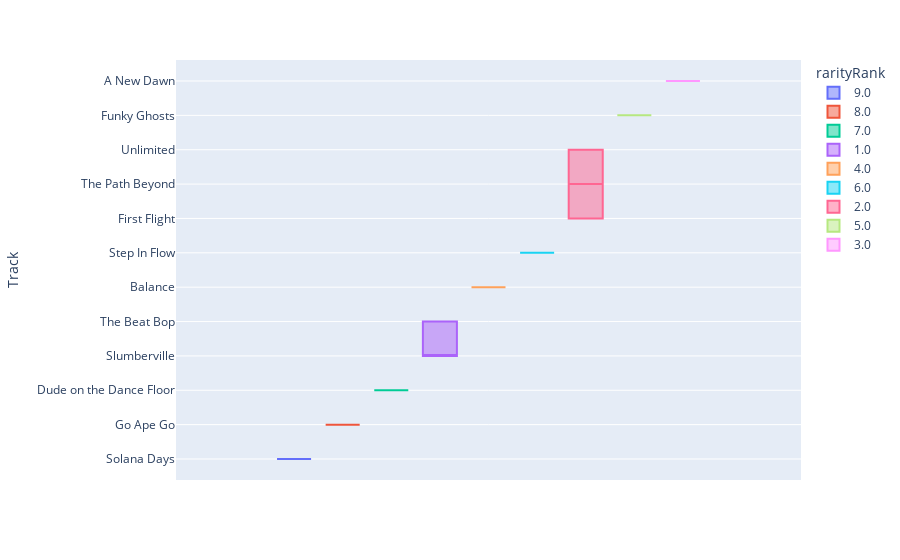

The notebook cell saved with this chart:
### Code cell
px.box(data_frame=df,y='Track',color='rarityRank')

### Figure 1 — Plotly figure (JSON) as saved in the notebook; plotly's stock layout.template omitted (floating-point values rounded to 4 significant figures; data arrays with more than 128 entries replaced by an {"elided": "..."} marker saying what was removed)
{"data": [{"alignmentgroup": "True", "hovertemplate": "rarityRank=9.0<br>Track=%{y}<extra></extra>", "legendgroup": "9.0", "marker": {"color": "#636efa"}, "name": "9.0", "notched": false, "offsetgroup": "9.0", "orientation": "v", "showlegend": true, "type": "box", "x0": " ", "xaxis": "x", "y": {"elided": "420 str values"}, "y0": " ", "yaxis": "y"}, {"alignmentgroup": "True", "hovertemplate": "rarityRank=8.0<br>Track=%{y}<extra></extra>", "legendgroup": "8.0", "marker": {"color": "#EF553B"}, "name": "8.0", "notched": false, "offsetgroup": "8.0", "orientation": "v", "showlegend": true, "type": "box", "x0": " ", "xaxis": "x", "y": {"elided": "214 str values"}, "y0": " ", "yaxis": "y"}, {"alignmentgroup": "True", "hovertemplate": "rarityRank=7.0<br>Track=%{y}<extra></extra>", "legendgroup": "7.0", "marker": {"color": "#00cc96"}, "name": "7.0", "notched": false, "offsetgroup": "7.0", "orientation": "v", "showlegend": true, "type": "box", "x0": " ", "xaxis": "x", "y": ["Dude on the Dance Floor", "Dude on the Dance Floor", "Dude on the Dance Floor", "Dude on the Dance Floor", "Dude on the Dance Floor", "Dude on the Dance Floor", "Dude on the Dance Floor", "Dude on the Dance Floor", "Dude on the Dance Floor", "Dude on the Dance Floor", "Dude on the Dance Floor", "Dude on the Dance Floor", "Dude on the Dance Floor", "Dude on the Dance Floor", "Dude on the Dance Floor", "Dude on the Dance Floor", "Dude on the Dance Floor", "Dude on the Dance Floor", "Dude on the Dance Floor", "Dude on the Dance Floor", "Dude on the Dance Floor", "Dude on the Dance Floor", "Dude on the Dance Floor", "Dude on the Dance Floor", "Dude on the Dance Floor", "Dude on the Dance Floor", "Dude on the Dance Floor", "Dude on the Dance Floor", "Dude on the Dance Floor", "Dude on the Dance Floor", "Dude on the Dance Floor", "Dude on the Dance Floor", "Dude on the Dance Floor", "Dude on the Dance Floor", "Dude on the Dance Floor", "Dude on the Dance Floor", "Dude on the Dance Floor", "Dude on the Dance Floor", "Dude on the Dance Floor", "Dude on the Dance Floor", "Dude on the Dance Floor", "Dude on the Dance Floor", "Dude on the Dance Floor", "Dude on the Dance Floor", "Dude on the Dance Floor", "Dude on the Dance Floor", "Dude on the Dance Floor", "Dude on the Dance Floor", "Dude on the Dance Floor", "Dude on the Dance Floor", "Dude on the Dance Floor", "Dude on the Dance Floor", "Dude on the Dance Floor", "Dude on the Dance Floor", "Dude on the Dance Floor", "Dude on the Dance Floor", "Dude on the Dance Floor", "Dude on the Dance Floor", "Dude on the Dance Floor", "Dude on the Dance Floor", "Dude on the Dance Floor", "Dude on the Dance Floor", "Dude on the Dance Floor", "Dude on the Dance Floor", "Dude on the Dance Floor", "Dude on the Dance Floor", "Dude on the Dance Floor", "Dude on the Dance Floor", "Dude on the Dance Floor", "Dude on the Dance Floor", "Dude on the Dance Floor", "Dude on the Dance Floor", "Dude on the Dance Floor", "Dude on the Dance Floor", "Dude on the Dance Floor", "Dude on the Dance Floor", "Dude on the Dance Floor", "Dude on the Dance Floor", "Dude on the Dance Floor"], "y0": " ", "yaxis": "y"}, {"alignmentgroup": "True", "hovertemplate": "rarityRank=1.0<br>Track=%{y}<extra></extra>", "legendgroup": "1.0", "marker": {"color": "#ab63fa"}, "name": "1.0", "notched": false, "offsetgroup": "1.0", "orientation": "v", "showlegend": true, "type": "box", "x0": " ", "xaxis": "x", "y": ["Slumberville", "Slumberville", "Slumberville", "Slumberville", "Slumberville", "Slumberville", "Slumberville", "Slumberville", "Slumberville", "Slumberville", "Slumberville", "Slumberville", "Slumberville", "Slumberville", "Slumberville", "Slumberville", "Slumberville", "Slumberville", "Slumberville", "Slumberville", "Slumberville", "Slumberville", "Slumberville", "Slumberville", "Slumberville", "Slumberville", "Slumberville", "Slumberville", "Slumberville", "Slumberville", "Slumberville", "Slumberville", "Slumberville", "Slumberville", "Slumberville", "Slumberville", "Slumberville", "Slumberville", "Slumberville", "Slumberville", "The Beat Bop", "The Beat Bop", "The Beat Bop", "The Beat Bop", "The Beat Bop", "The Beat Bop", "The Beat Bop", "The Beat Bop", "The Beat Bop", "The Beat Bop", "The Beat Bop", "The Beat Bop", "The Beat Bop", "The Beat Bop", "The Beat Bop", "The Beat Bop", "The Beat Bop", "The Beat Bop", "The Beat Bop", "The Beat Bop", "The Beat Bop", "The Beat Bop", "The Beat Bop", "The Beat Bop", "The Beat Bop", "The Beat Bop", "The Beat Bop", "The Beat Bop", "The Beat Bop"], "y0": " ", "yaxis": "y"}, {"alignmentgroup": "True", "hovertemplate": "rarityRank=4.0<br>Track=%{y}<extra></extra>", "legendgroup": "4.0", "marker": {"color": "#FFA15A"}, "name": "4.0", "notched": false, "offsetgroup": "4.0", "orientation": "v", "showlegend": true, "type": "box", "x0": " ", "xaxis": "x", "y": ["Balance", "Balance", "Balance", "Balance", "Balance", "Balance", "Balance", "Balance", "Balance", "Balance", "Balance", "Balance", "Balance", "Balance", "Balance", "Balance", "Balance", "Balance", "Balance", "Balance", "Balance", "Balance", "Balance", "Balance", "Balance", "Balance", "Balance", "Balance", "Balance", "Balance", "Balance", "Balance", "Balance", "Balance", "Balance", "Balance", "Balance", "Balance", "Balance", "Balance", "Balance", "Balance", "Balance", "Balance", "Balance", "Balance", "Balance", "Balance", "Balance", "Balance", "Balance", "Balance", "Balance", "Balance", "Balance", "Balance"], "y0": " ", "yaxis": "y"}, {"alignmentgroup": "True", "hovertemplate": "rarityRank=6.0<br>Track=%{y}<extra></extra>", "legendgroup": "6.0", "marker": {"color": "#19d3f3"}, "name": "6.0", "notched": false, "offsetgroup": "6.0", "orientation": "v", "showlegend": true, "type": "box", "x0": " ", "xaxis": "x", "y": ["Step In Flow", "Step In Flow", "Step In Flow", "Step In Flow", "Step In Flow", "Step In Flow", "Step In Flow", "Step In Flow", "Step In Flow", "Step In Flow", "Step In Flow", "Step In Flow", "Step In Flow", "Step In Flow", "Step In Flow", "Step In Flow", "Step In Flow", "Step In Flow", "Step In Flow", "Step In Flow", "Step In Flow", "Step In Flow", "Step In Flow", "Step In Flow", "Step In Flow", "Step In Flow", "Step In Flow", "Step In Flow", "Step In Flow", "Step In Flow", "Step In Flow", "Step In Flow", "Step In Flow", "Step In Flow", "Step In Flow", "Step In Flow", "Step In Flow", "Step In Flow", "Step In Flow", "Step In Flow", "Step In Flow", "Step In Flow", "Step In Flow", "Step In Flow", "Step In Flow", "Step In Flow", "Step In Flow", "Step In Flow", "Step In Flow", "Step In Flow", "Step In Flow", "Step In Flow", "Step In Flow", "Step In Flow", "Step In Flow", "Step In Flow", "Step In Flow", "Step In Flow", "Step In Flow", "Step In Flow", "Step In Flow", "Step In Flow", "Step In Flow", "Step In Flow", "Step In Flow"], "y0": " ", "yaxis": "y"}, {"alignmentgroup": "True", "hovertemplate": "rarityRank=2.0<br>Track=%{y}<extra></extra>", "legendgroup": "2.0", "marker": {"color": "#FF6692"}, "name": "2.0", "notched": false, "offsetgroup": "2.0", "orientation": "v", "showlegend": true, "type": "box", "x0": " ", "xaxis": "x", "y": {"elided": "138 str values"}, "y0": " ", "yaxis": "y"}, {"alignmentgroup": "True", "hovertemplate": "rarityRank=5.0<br>Track=%{y}<extra></extra>", "legendgroup": "5.0", "marker": {"color": "#B6E880"}, "name": "5.0", "notched": false, "offsetgroup": "5.0", "orientation": "v", "showlegend": true, "type": "box", "x0": " ", "xaxis": "x", "y": ["Funky Ghosts", "Funky Ghosts", "Funky Ghosts", "Funky Ghosts", "Funky Ghosts", "Funky Ghosts", "Funky Ghosts", "Funky Ghosts", "Funky Ghosts", "Funky Ghosts", "Funky Ghosts", "Funky Ghosts", "Funky Ghosts", "Funky Ghosts", "Funky Ghosts", "Funky Ghosts", "Funky Ghosts", "Funky Ghosts", "Funky Ghosts", "Funky Ghosts", "Funky Ghosts", "Funky Ghosts", "Funky Ghosts", "Funky Ghosts", "Funky Ghosts", "Funky Ghosts", "Funky Ghosts", "Funky Ghosts", "Funky Ghosts", "Funky Ghosts", "Funky Ghosts", "Funky Ghosts", "Funky Ghosts", "Funky Ghosts", "Funky Ghosts", "Funky Ghosts", "Funky Ghosts", "Funky Ghosts", "Funky Ghosts", "Funky Ghosts", "Funky Ghosts", "Funky Ghosts", "Funky Ghosts", "Funky Ghosts", "Funky Ghosts", "Funky Ghosts", "Funky Ghosts", "Funky Ghosts", "Funky Ghosts", "Funky Ghosts", "Funky Ghosts", "Funky Ghosts", "Funky Ghosts", "Funky Ghosts", "Funky Ghosts", "Funky Ghosts", "Funky Ghosts", "Funky Ghosts", "Funky Ghosts", "Funky Ghosts", "Funky Ghosts", "Funky Ghosts", "Funky Ghosts", "Funky Ghosts", "Funky Ghosts", "Funky Ghosts", "Funky Ghosts", "Funky Ghosts"], "y0": " ", "yaxis": "y"}, {"alignmentgroup": "True", "hovertemplate": "rarityRank=3.0<br>Track=%{y}<extra></extra>", "legendgroup": "3.0", "marker": {"color": "#FF97FF"}, "name": "3.0", "notched": false, "offsetgroup": "3.0", "orientation": "v", "showlegend": true, "type": "box", "x0": " ", "xaxis": "x", "y": ["A New Dawn", "A New Dawn", "A New Dawn", "A New Dawn", "A New Dawn", "A New Dawn", "A New Dawn", "A New Dawn", "A New Dawn", "A New Dawn", "A New Dawn", "A New Dawn", "A New Dawn", "A New Dawn", "A New Dawn", "A New Dawn", "A New Dawn", "A New Dawn", "A New Dawn", "A New Dawn", "A New Dawn", "A New Dawn", "A New Dawn", "A New Dawn", "A New Dawn", "A New Dawn", "A New Dawn", "A New Dawn", "A New Dawn", "A New Dawn", "A New Dawn", "A New Dawn", "A New Dawn", "A New Dawn", "A New Dawn", "A New Dawn", "A New Dawn", "A New Dawn"], "y0": " ", "yaxis": "y"}], "layout": {"boxmode": "group", "legend": {"title": {"text": "rarityRank"}, "tracegroupgap": 0}, "margin": {"t": 60}, "xaxis": {"anchor": "y", "domain": [0, 1]}, "yaxis": {"anchor": "x", "domain": [0, 1], "title": {"text": "Track"}}}}
